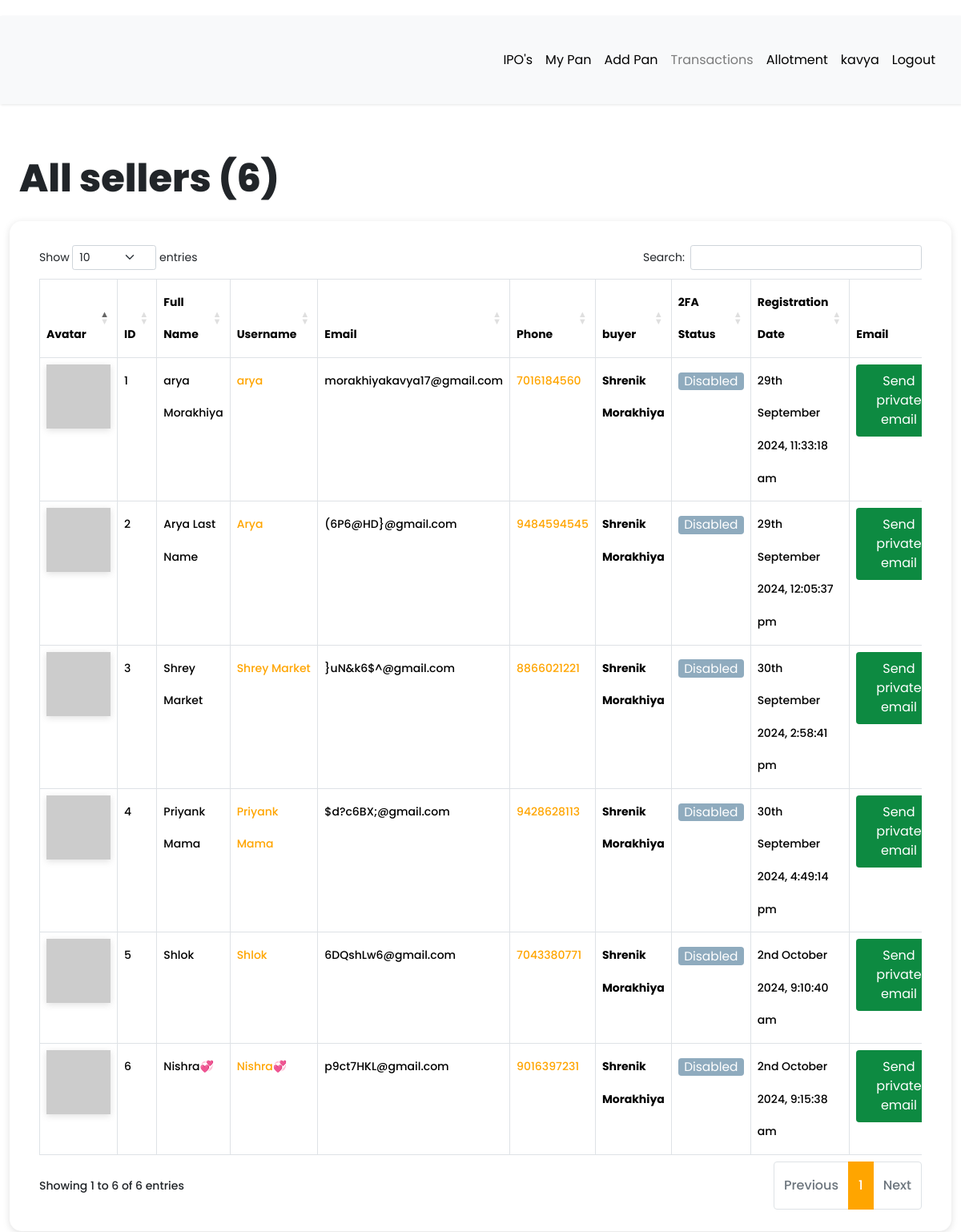
Screenshot of /dashboard/all-sellers (signed in) with the database file from the repository.
### app/models.py (models this page shows, shortened)
class User(db.Model, UserMixin):
    __tablename__ = "user"
    id = db.Column(db.Integer, primary_key=True)
    first_name = db.Column(db.String(64), index=True, default="First Name", nullable=False)
    last_name = db.Column(db.String(64), index=True, nullable=True)
    username = db.Column(db.String(64), index=True, unique=True, nullable=False)
    email = db.Column(db.String(128), index=True, nullable=False)
    password_hash = db.Column(db.String(128))
    confirm_password = db.Column(db.String(128))
    phone_number = db.Column(db.String(20), nullable=False, unique = True)
    verification_phone = db.Column(db.String(20))
    active = db.Column(db.Boolean, nullable=False, default=True)
    delete_account = db.Column(db.Boolean, default=False)
    registered_at = db.Column(db.DateTime, default=datetime.utcnow, nullable=False)
    emails = db.relationship("Email", backref="author", lazy="dynamic")
    type = db.Column(db.String(64))
    __mapper_args__ = {"polymorphic_identity": "user", "polymorphic_on": "type"}
    def two_factor_enabled(self):
        return self.verification_phone is not None
    @property
    def is_active(self):
        return self.active
    def avatar(self, size):
        digest = md5(self.email.lower().encode("utf-8")).hexdigest()
        return f"https://www.gravatar.com/avatar/{digest}?d=identicon&s={size}"

class Seller(User):
    __tablename__ = "seller"
    id = db.Column(
        db.Integer,
        db.ForeignKey("user.id", ondelete="CASCADE", name="fk_seller_user_id"),  # Explicit FK name
        primary_key=True
    )
    current_residence = db.Column(db.String(64), default="Ahmedabad, Gujarat")
    buyer_id = db.Column(db.Integer, db.ForeignKey("buyer.id", ondelete="CASCADE"))
    buyer = db.relationship(
        "Buyer", backref="buyer", foreign_keys=[buyer_id], passive_deletes=True
    )
    __mapper_args__ = {"polymorphic_identity": "seller", "polymorphic_load": "inline"}

### app/routes.py (the view, shortened to what this page needs)
@app.route("/dashboard/all-sellers")
@login_required
def all_sellers():
    try:
        if current_user.type == "admin":
            sellers = Seller.query.all()
            all_registered_sellers = len(sellers)
            return render_template(
                "seller/all_sellers.html",
                title="All sellers",
                sellers=sellers,
                all_registered_sellers=all_registered_sellers,
            )
        else:
            return flash_message()
    except Exception as e:
        print(f"An error occurred: {e}")
        return f"Error : {e}", 400

### app/models.py (called while the page is built)
@login.user_loader
def load_user(id):
    return User.query.get(int(id))

### app/templates/seller/all_sellers.html (shortened to what this page needs)
{% extends 'base.html' %}
{% block current_user_content %}
    <div class="container-fluid content">
        <div class="row">
            <div class="col-md-12">
                <h1 class="mt-4 mb-4">{{ title }} ({{ all_registered_sellers }})</h1>
            </div>
        </div>
        <div class="row users">
            <div class="col-md-12">
                <div class="table-responsive">
                    <table id="data" class="table table-hover table-bordered">
                        <thead>
                            <tr>
                                <th>Avatar</th>
                                <th>ID</th>
                                <th>Full Name</th>
                                <th>Username</th>
                                <th>Email</th>
                                <th>Phone</th>
                                <th>buyer</th>
                                <th>2FA Status</th>
                                <th>Registration Date</th>
                                <th>Email</th>
                            </tr>
                        </thead>
                        <tbody>
                            {% for seller in sellers %}
                                <tr>
                                    <td><img src="{{ seller.avatar(25) }}"></td>
                                    <td>{{ loop.index }}</td>
                                    <td>{{ seller.first_name }} {{ seller.last_name }}</td>
                                    <td> <a href="{{ url_for('all_transaction',seller_id = seller.id) }}">{{ seller.username }}</a></td>
                                    <td>{{ seller.email }}</td>
                                    <td><a href="https://wa.me/{{ seller.phone_number | replace('+', '') }}?text=Hello%20From%20KavyaArya" target="_blank">{{ seller.phone_number }}</a></td>
                                    <td><strong>{{ seller.buyer.first_name }} {{ seller.buyer.last_name }}</strong></td>
                                    {% if seller.two_factor_enabled() %}
                                        <td><span class="label label-info"> Enabled </span></td>
                                    {% else %}
                                        <td><span class="label label-info"> Disabled </span></td>
                                    {% endif %}
                                    <td>{{ moment(seller.registered_at).format('Do MMMM YYYY, h:mm:ss a') }}</td>
                                    <td>
                                        {% if seller.email == current_user.email %}
                                            <a
                                                href=" {{ url_for('compose_direct_email_to_seller', email=seller.email) }} "
                                                class="btn link_disabled"
                                                style="background-color: #0d8a41; color: white;">
                                                Send Private Email
                                            </a>
                                        {% else %}
                                            <a
                                                href=" {{ url_for('compose_direct_email_to_seller', email=seller.email) }} "
                                                class="btn"
                                                style="background-color: #0d8a41; color: white;">
                                                    Send private email
                                            </a>
                                        {% endif %}
                                    </td>
                                </tr>
                            {% endfor %}
                        </tbody>
                    </table>
                </div>
            </div>
        </div>
    </div>
{% endblock %}

### app/templates/base.html (shortened to what this page needs)
<!DOCTYPE html>
<html lang="eng">
<head>
  <link rel="stylesheet" href="https://cdnjs.cloudflare.com/ajax/libs/intl-tel-input/16.0.4/css/intlTelInput.css">
  <link rel="stylesheet" type="text/css" href="https://cdn.datatables.net/1.10.25/css/dataTables.bootstrap5.css">
  <link rel="stylesheet" href="{{ url_for('static', filename='css/navbar.css') }}">
  {% if current_user.is_authenticated %}
  <link rel="stylesheet" type="text/css" href="{{ url_for('static', filename='css/custom_current_user.css') }}"
    alt="52 Not available at this momoent">
  <link href="https://cdn.jsdelivr.net/npm/bootstrap@5.3.3/dist/css/bootstrap.min.css" rel="stylesheet"
>
  <link rel="stylesheet" href="{{ url_for('static', filename='css/main.css') }}">
  <link rel="stylesheet"
    href="https://cdnjs.cloudflare.com/ajax/libs/malihu-custom-scrollbar-plugin/3.1.5/jquery.mCustomScrollbar.min.css">
  {% endif %}
</head>
<body>
    {% if current_user.is_authenticated %}
    {% if current_user.is_active %}
    <div class="wrapper">
      <div id="content">
        <nav class="navbar navbar-expand-lg navbar-light bg-light">
          <div class="container-fluid">
            {% if current_user.type == "seller" %}
            <div class="collapse navbar-collapse" id="navbarSupportedContent">
              <ul class="nav navbar-nav ms-auto">
                <li class="nav-item">
                  <a class="nav-link {{ 'link_disabled' if request.endpoint == 'view_product' else '' }}"
                    href="{{ url_for('view_product') }}" alt="459 Not available at this moment">IPO's</a>
                </li>
                <li class="nav-item">
                  <a class="nav-link {{ 'link_disabled' if request.endpoint == 'all_pan' else '' }}"
                    href="{{ url_for('all_pan') }}" alt="459 Not available at this moment">My Pan</a>
                </li>
                <li class="nav-item">
                  <a class="nav-link {{ 'link_disabled' if request.endpoint == 'add_pan' else '' }}"
                    href="{{ url_for('add_pan') }}" alt="459 Not available at this moment">Add Pan</a>
                </li>
                <li class="nav-item">
                  <a class="nav-link {{ 'link_disabled' if request.endpoint == 'all_transaction' else '' }}"
                    href="{{ url_for('all_transaction') }}" alt="459 Not available at this moment">Transactions</a>
                </li>
                <li class="nav-item">
                  <a class="nav-link {{ 'link_disabled' if request.endpoint == 'checking_allotment' else '' }}"
                    href="{{ url_for('checking_allotment') }}" alt="459 Not available at this moment">Allotment</a>
                </li>
                <li class="nav-item ">
                  <a class="nav-link {{ 'link_disabled' if request.endpoint == 'dashboard' else '' }}"
                    href="{{ url_for('dashboard') }}" alt="459 Not available at this moment">{{ current_user.username
                    }}</a>
                </li>
                <li class="nav-item">
                  <a class="nav-link {{ 'link_disabled' if request.endpoint == 'logout' else '' }}"
                    href="{{ url_for('logout') }}" alt="459 Not available at this moment">Logout</a>
                </li>
              </ul>
            </div>
            {% elif current_user.type == "admin" %}
            <div class="collapse navbar-collapse" id="navbarSupportedContent">
              <ul class="nav navbar-nav ms-auto">
                <li class="nav-item">
                  <a class="nav-link {{ 'link_disabled' if request.endpoint == 'view_product' else '' }}"
                    href="{{ url_for('view_product') }}" alt="459 Not available at this moment">IPO's</a>
                </li>
                <li class="nav-item">
                  <a class="nav-link {{ 'link_disabled' if request.endpoint == 'all_pan' else '' }}"
                    href="{{ url_for('all_pan') }}" alt="459 Not available at this moment">My Pan</a>
                </li>
                <li class="nav-item">
                  <a class="nav-link {{ 'link_disabled' if request.endpoint == 'add_pan' else '' }}"
                    href="{{ url_for('add_pan') }}" alt="459 Not available at this moment">Add Pan</a>
                </li>
                {% if current_user.type == "admin" or current_user.type == "buyer" %}
                <li class="nav-item">
                  <a class="nav-link {{ 'link_disabled' if request.endpoint == 'all_sellers' else '' }}"
                    href="{{ url_for('all_sellers') }}" alt="459 Not available at this moment">Transactions</a>
                </li>
                {% else %}
                <li class="nav-item">
                  <a class="nav-link {{ 'link_disabled' if request.endpoint == 'all_transaction' else '' }}"
                    href="{{ url_for('all_transaction') }}" alt="459 Not available at this moment">Transactions</a>
                </li>
                {% endif %}
                <li class="nav-item">
                  <a class="nav-link {{ 'link_disabled' if request.endpoint == 'checking_allotment' else '' }}"
                    href="{{ url_for('checking_allotment') }}" alt="459 Not available at this moment">Allotment</a>
                </li>
                <li class="nav-item ">
                  <a class="nav-link {{ 'link_disabled' if request.endpoint == 'dashboard' else '' }}"
                    href="{{ url_for('dashboard') }}" alt="459 Not available at this moment">{{ current_user.username
                    }}</a>
                </li>
                <li class="nav-item">
                  <a class="nav-link {{ 'link_disabled' if request.endpoint == 'logout' else '' }}"
                    href="{{ url_for('logout') }}" alt="459 Not available at this moment">Logout</a>
                </li>
              </ul>
            </div>
            {% endif %}
        </nav>
        {% block current_user_content %}
        {% endblock %}
      </div>
    </div>
    {% endif %}
    {% endif %}
</body>
</html>

### app/static/css/navbar.css (style rules this page uses)
:root { --default-primary: #90f188; --default-secondary: #0f1d07; --container-gutter: clamp(2.5rem, 2.6455026455vw, 3.325rem); --theme-primary: var(--default-primary); --theme-secondary: var(--default-secondary); }

### app/static/css/custom_current_user.css (style rules this page uses)
body { font-family: 'Poppins', sans-serif; background: #fafafa; }
a, a:hover, a:focus { color: inherit; text-decoration: none; transition: all 0.3s; }
.navbar { padding: 15px 10px; background: #fff; border: none; border-radius: 0; margin-bottom: 40px; box-shadow: 1px 1px 3px #0000001a; }
.wrapper { display: flex; width: 100%; }
#content { width: calc(100%); padding-top: 20px; padding-bottom: 20px; min-height: 100vh; transition: all 0.3s; position: absolute; top: 0; right: 0; }
.users { margin-bottom: 25px; padding: 25px; border-radius: 15px; box-shadow: #63636333 0px 2px 8px 0px; }
.link_disabled { pointer-events: none; color: currentColor; cursor: not-allowed; opacity: 0.5; text-decoration: none; }
.btn { display: inline-block; font-weight: 400; line-height: 0.5; color: #575555; text-align: center; text-decoration: none; vertical-align: middle; cursor: pointer; -webkit-user-select: none; -moz-user-select: none; -ms-user-select: none; user-select: none; background-color: #c2c2c2; border: 1px solid transparent; padding: 0.8rem 0.8rem; font-size: 1.1em; border-radius: 0.25rem; transition: color 0.15s ease-in-out, background-color 0.15s ease-in-out, border-color 0.15s ease-in-out, box-shadow 0.15s ease-in-out; }
.label { display: inline-block; font-weight: 400; line-height: 0.5; text-align: center; text-decoration: none; vertical-align: middle; cursor: pointer; -webkit-user-select: none; -moz-user-select: none; -ms-user-select: none; user-select: none; background-color: #e2e2e2; border: 1px solid transparent; padding: 0.4rem 0.4rem; font-size: 1.1em; border-radius: 0.25rem; transition: color 0.15s ease-in-out, background-color 0.15s ease-in-out, border-color 0.15s ease-in-out, box-shadow 0.15s ease-in-out; }
.label-info { background-color: #8fabbe; }
.label-info, .label-success, .label-warning, .label-danger, .label-info:hover, .label-success:hover, .label-warning:hover, .label-danger:hover { color: white; }
img { box-shadow: #63636333 0px 2px 8px 0px; }

### rows the page displays
User: username "kavya"
Seller: first_name "arya", last_name "Morakhiya", username "arya", email "morakhiyakavya17@gmail.com", phone_number "7016184560", buyer.first_name "Shrenik", buyer.last_name "Morakhiya"
User: registered_at "29th September 2024, 11:33:18 am"
Seller: first_name "Arya", last_name "Last Name", username "Arya", email "(6P6@HD}@gmail.com", phone_number "9484594545", buyer.first_name "Shrenik", buyer.last_name "Morakhiya"
User: registered_at "29th September 2024, 12:05:37 pm"
Seller: first_name "Shrey Market", username "Shrey Market", email "}uN&k6$^@gmail.com", phone_number "8866021221", buyer.first_name "Shrenik", buyer.last_name "Morakhiya"
User: registered_at "30th September 2024, 2:58:41 pm"
Seller: first_name "Priyank Mama", username "Priyank Mama", email "$d?c6BX;@gmail.com", phone_number "9428628113", buyer.first_name "Shrenik", buyer.last_name "Morakhiya"
User: registered_at "30th September 2024, 4:49:14 pm"
Seller: first_name "Shlok", username "Shlok", email "6DQshLw6@gmail.com", phone_number "7043380771", buyer.first_name "Shrenik", buyer.last_name "Morakhiya"
User: registered_at "2nd October 2024, 9:10:40 am"
Seller: first_name "Nishra💞", username "Nishra💞", email "p9ct7HKL@gmail.com", phone_number "9016397231", buyer.first_name "Shrenik", buyer.last_name "Morakhiya"
User: registered_at "2nd October 2024, 9:15:38 am"

### other values shown
{{ title }} "All sellers"
{{ all_registered_sellers }} "6"
